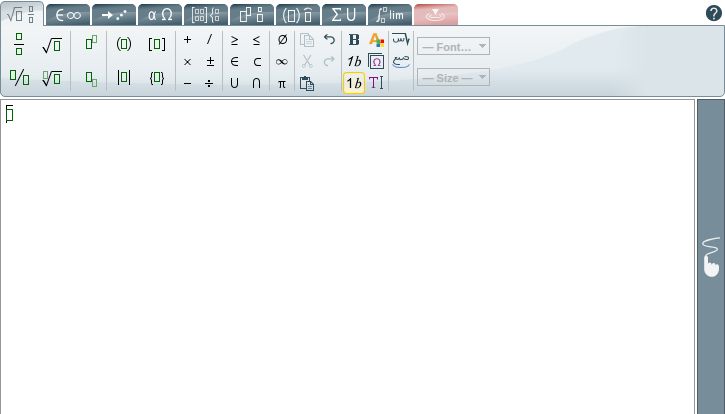
#> input picture tools/ref-shots/ref_tab0_dsf1.png, 725 x 414 px
$ python -i ctx_vis_diff.py   (imports and definitions only)
#> lines starting #> are read from the running program, lines starting #| are printed output that depends on the picture; after the words box and inside, x2 and y2 are one past the last pixel; in counts of white or black regions, pixels touching at a corner belong together
#!/usr/bin/env python3
"""Compare the visual effect of every contextual control in the reference and in our build (tools/ctx_audit.js output of
both).  usage: ctx_vis_diff.py <ref_dir> <ours_dir> [case…]
classes: REF-ONLY (the reference moves/redraws the formula, ours does not), OURS-ONLY, DIFF (both change, differently),
SAME (both change alike), NONE (neither changes pixels although the MathML did = no visible effect anywhere)"""
import json, os, sys
from PIL import Image, ImageChops
ref, ours = sys.argv[1], sys.argv[2]
want = sys.argv[3:]
BOX = (3, 103, 722, 412)
def ink(im):
    g = im.convert('L').crop(BOX).point(lambda v: 255 if v < 200 else 0)
    return g.getbbox()
def load(path): return Image.open(path).convert('RGB')
summary = {}
# [41 lines not run here, left out]

>>> from PIL import Image
>>> picture = Image.open('ref-shots/ref_tab0_dsf1.png')
#> picture is the input picture: PIL image 725x414 RGB; mean R, G, B 240, 242.5, 243.5
>>> result = ink(picture)
#> in ink, `g = im.convert('L').crop(BOX).point(lambda v: 255 if v < 200 else 0)`:
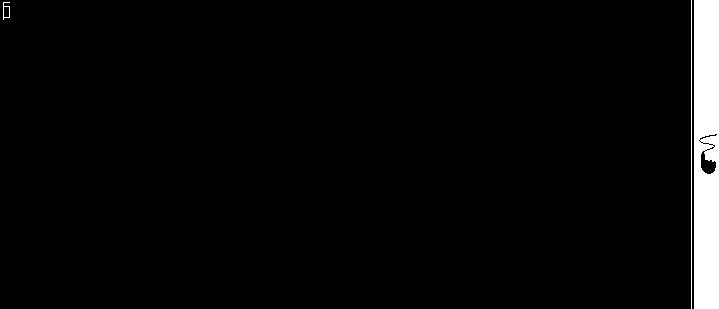
#> g: PIL image 719x309 L; 3.5% white; 3 white regions, box (x1, y1, x2, y2) and area: (694, 0, 719, 309) 7475, (691, 0, 692, 309) 309, (3, 2, 10, 20) 46
#> result = (3, 0, 719, 309)

$ run again, on tools/ref-shots/ref_tab2_dsf1.png
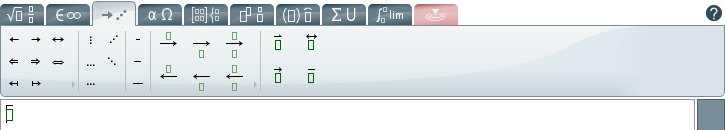
#> input picture tools/ref-shots/ref_tab2_dsf1.png, 725 x 130 px
#> picture is the input picture: PIL image 725x130 RGB; mean R, G, B 221.4, 227.4, 230.2
#> in ink, `g = im.convert('L').crop(BOX).point(lambda v: 255 if v < 200 else 0)`:
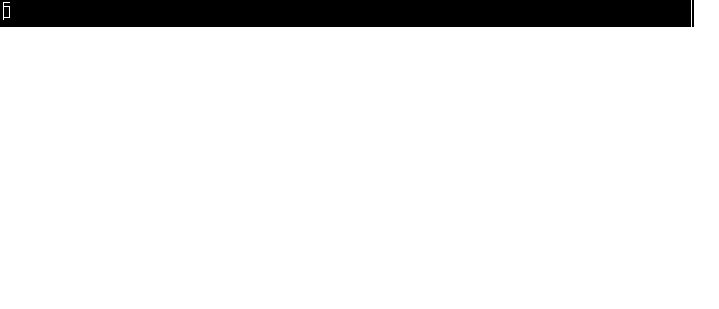
#> g: PIL image 719x309 L; 91.6% white; 3 black regions, box (x1, y1, x2, y2) and area: (0, 0, 691, 27) 18561, (692, 0, 694, 27) 54, (4, 7, 9, 17) 50
#> result = (0, 0, 719, 309)

$ run again, on tools/ref-shots/ref_tab3_dsf1.png
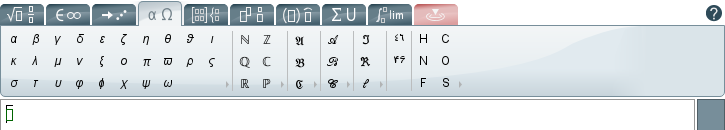
#> input picture tools/ref-shots/ref_tab3_dsf1.png, 725 x 130 px
#> picture is the input picture: PIL image 725x130 RGB; mean R, G, B 220, 225.8, 228.9
#> in ink, `g = im.convert('L').crop(BOX).point(lambda v: 255 if v < 200 else 0)`:
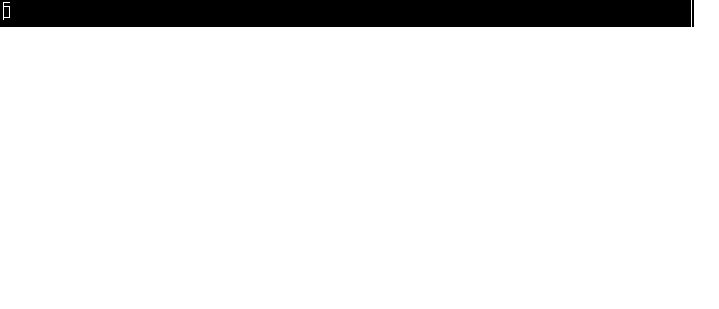
#> g: PIL image 719x309 L; 91.6% white; 3 black regions, box (x1, y1, x2, y2) and area: (0, 0, 691, 27) 18561, (692, 0, 694, 27) 54, (4, 7, 9, 17) 50
#> result = (0, 0, 719, 309)

$ run again, on tools/ref-shots/ref_tab4_dsf1.png
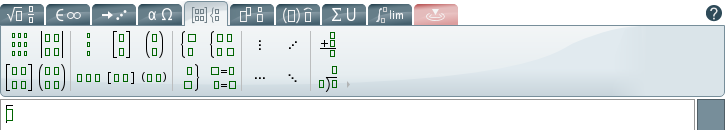
#> input picture tools/ref-shots/ref_tab4_dsf1.png, 725 x 130 px
#> picture is the input picture: PIL image 725x130 RGB; mean R, G, B 218.7, 225.6, 227.5
#> in ink, `g = im.convert('L').crop(BOX).point(lambda v: 255 if v < 200 else 0)`:
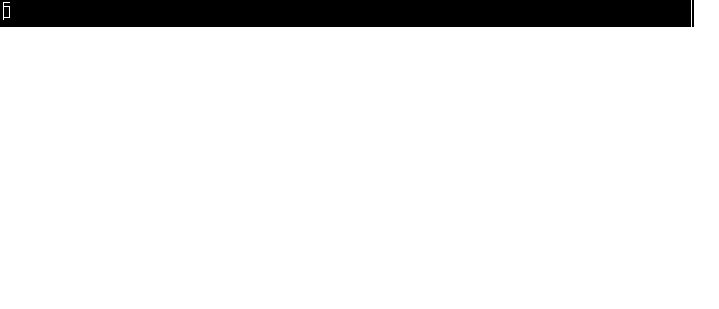
#> g: PIL image 719x309 L; 91.6% white; 3 black regions, box (x1, y1, x2, y2) and area: (0, 0, 691, 27) 18561, (692, 0, 694, 27) 54, (4, 7, 9, 17) 50
#> result = (0, 0, 719, 309)
